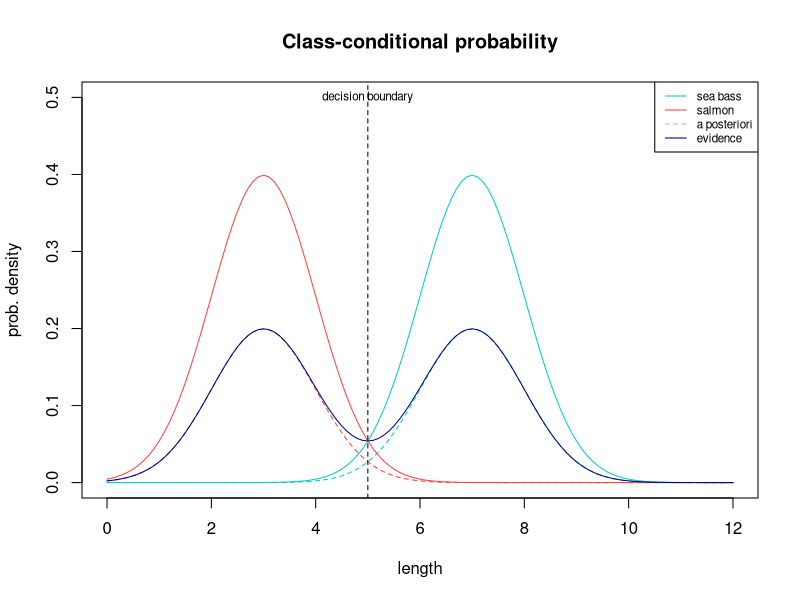
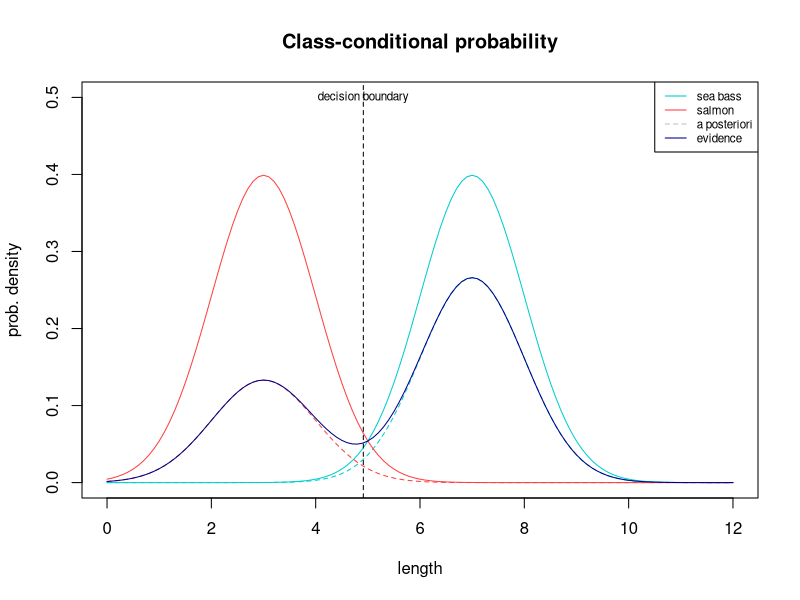

Write R code to recreate these figures, in order.

length <- seq(0, 12, by=0.1) # lengt measurments

fx_y0 <- function(length) dnorm(length, mean = 7, sd = 1)
fx_y1 <- function(length) dnorm(length, mean = 3, sd = 1)

# a) 
fx_evidence <- function(length, pi_0, pi_1) pi_0*fx_y0(length) + pi_1*fx_y1(length)

plot_class_prob <- function(pi_0, pi_1) {
  plot(length, fx_y0(length), main = "Class-conditional probability",  ylab="prob. density", ylim=c(0,0.5), type="l", lty = 1, col="cyan3")
  lines(length, pi_0*fx_y0(length), type="l", lty = 2, col="cyan3")
  lines(length, fx_y1(length),type="l", lty = 1, col="brown1")
  lines(length, pi_1*fx_y1(length), type="l", lty = 2, col="brown1")
  lines(length, fx_evidence(length, pi_0, pi_1), type="l", lty = 1, col="darkblue")
  decision_boundary <- (log(pi_1/pi_0) + 40) / 8
  abline(v=decision_boundary, lty=2, col="black" )
  text(decision_boundary, 0.5, "decision boundary", cex= 0.7)

  legend("topright", legend = c("sea bass", "salmon", "a posteriori", "evidence"), col=c("cyan3", "brown1", "gray", "darkblue"), lty = c(1, 1, 2, 1), cex = 0.7)
} 

plot_class_prob(0.5, 0.5)

# b) 

plot_class_prob(2/3, 1/3)
